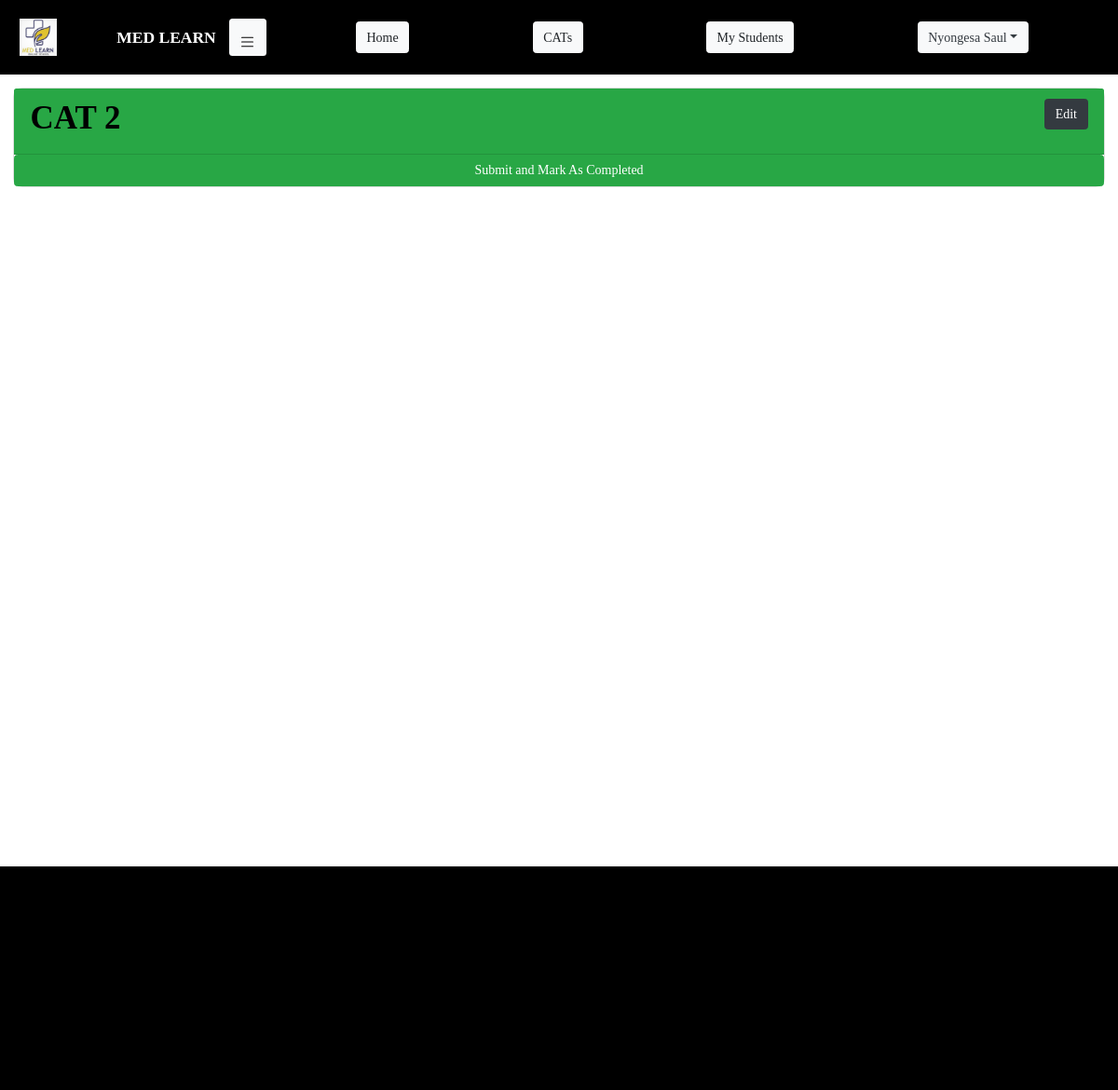
Page /Author/Cat/View/2 (signed in) on the earlier database version.
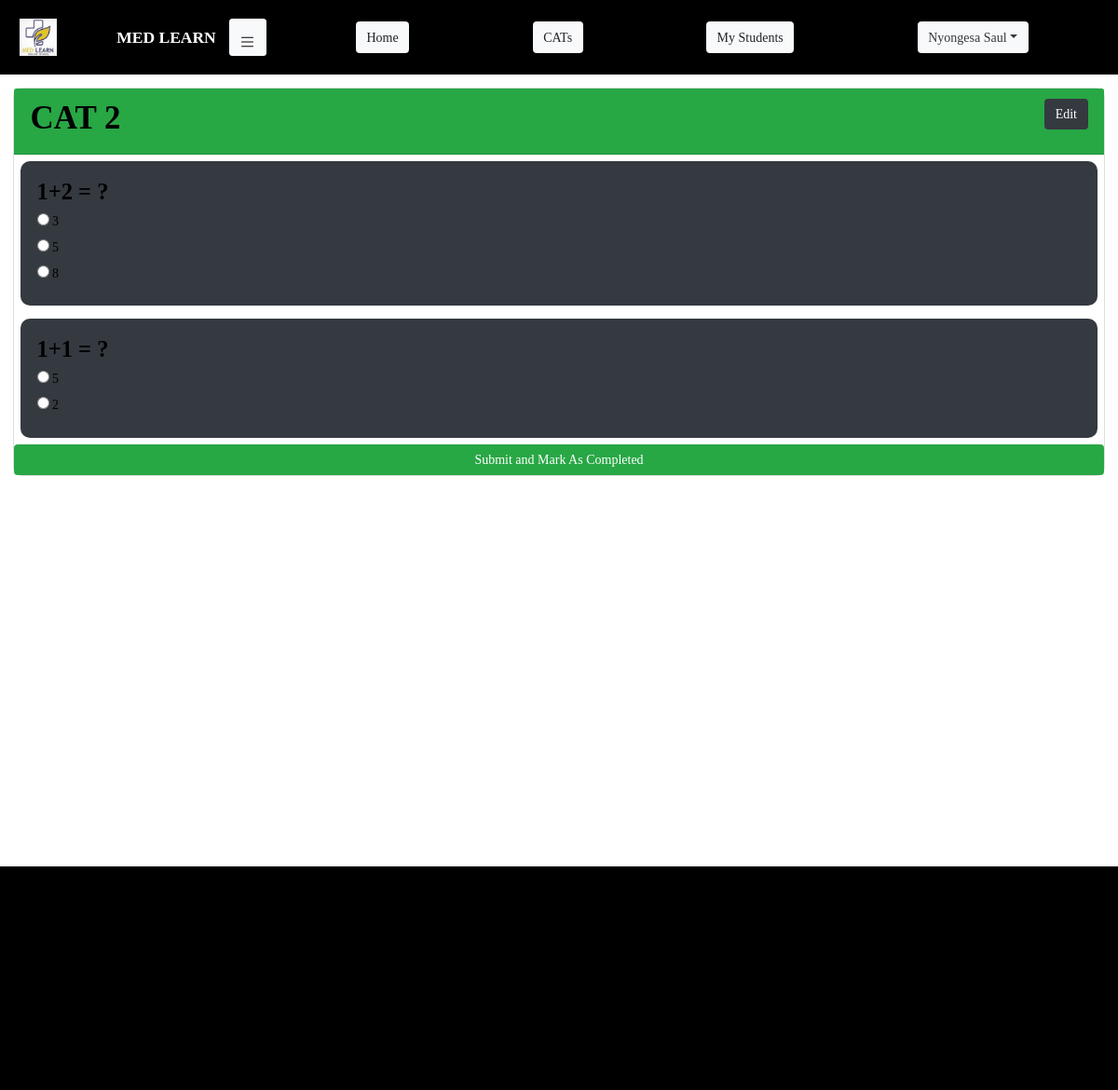
Same page on the later database version.
### student/models.py (models this page shows, shortened)
class User(AbstractUser):
    phone = models.PositiveIntegerField(null=True, unique=True)
    are_you_a_student = models.BooleanField(default=True)

class Cat(models.Model):
    cat_id = models.CharField(max_length=100, null=True, unique=True)
    user = models.ForeignKey(User, null=True, on_delete=models.CASCADE)
    name = models.CharField(max_length=255, null=True, )
    start = models.DateTimeField(null=True)
    end = models.DateTimeField(null=True)
    is_published = models.BooleanField(default=False)

class Question(models.Model):
    cat = models.ForeignKey(Cat, null=True, on_delete=models.CASCADE)
    question = models.CharField(max_length=50, null=True, )

class Answer(models.Model):
    question = models.ForeignKey(Question, null=True, on_delete=models.CASCADE)
    answer = models.CharField(max_length=50, null=True, )
    is_correct_answer = models.BooleanField(default=False)

### author/views.py (the view)
# urls.py: path('Cat/View/<pk>', views.cat_view, name='cat-view-url'),
@login_required(login_url='home-url')
def cat_view(request, pk):
    user = User.objects.get(id=request.user.id)
    if not user.are_you_a_student:
        try:
            cat = Cat.objects.get(id=pk)
            questions = Question.objects.filter(cat=cat)
            answers = Answer.objects.all()
            user_responses = Response.objects.filter(
                user=request.user,
            )
            context = {
                'cat': cat,
                'questions': questions,
                'answers': answers,
                'responses': user_responses
            }
            return render(request, 'cat/cat_view.html', context)
        except Cat.DoesNotExist:
            messages.error(request, "Cat not available")
            return redirect('cat-home-url')
    else:
        messages.error(request, "Logged in as Student!")
        return redirect('student-dashboard-url')

### templates/cat/cat_view.html (shortened to what this page needs)
{% load static %}
<!DOCTYPE html>
<html lang="en">
<head>
    <link rel="stylesheet" href="{% static 'css/global.css' %}">
    <link rel="stylesheet" href="{% static 'css/exams.css' %}">
    <link rel="stylesheet" href="{% static 'bootstrap/css/bootstrap.css' %}">
</head>
<body>
{% include 'author/header.html' %}
<section class="cat-main p-3">
    <div class="card">
        <div class="card-header bg-success">
            <h1>
                {{ cat.name }}
                <a href="{% url 'cat-edit-url' cat.id %}"
                   class="float-right btn btn-dark text-white">Edit</a>
            </h1>
        </div>
        {% for question in questions %}
            <div class="card-body bg-dark m-2">
                <h3>{{ question.question }}</h3>
                <form id="form-{{ question.id }}" class="w-100" method="post">
                    {% for answer in answers %}
                        {% if answer.question == question %}
                            <label for="answer">
                                <input
                                        type="radio"
                                        value="{{ answer.id }}"
                                        name="answer-id"
                                >
                                {{ answer.answer }}
                            </label> <br>
                        {% endif %}
                    {% endfor %}
                </form>
            </div>
        {% endfor %}
        <button class="btn btn-success">Submit and Mark As Completed</button>
    </div>
</section>
{% include 'footer.html' %}
</body>
</html>

### templates/author/header.html (shortened to what this page needs)
{% load static %}
<link rel="stylesheet" href="{% static 'css/student-nav.css' %}">
{% if request.user.is_authenticated %}
<section id="header" class="header d-flex">
    <nav id="nav-horizontal" class="nav-horizontal pl-4 row">
        <div id="nav-horizontal-logo-brand-holder" class="logo-nav-brand-holder col-sm-12 col-md-3 d-flex ">
            <img class="logo" src="{% static 'images/logo.jpg' %}" alt="" sizes="" srcset="">
            <p class="navbar-brand flex-grow-1 pr-3">MED LEARN</p>
            <button id="nav-vertical-show-toggler" class="nav-toggler btn btn-light">
                <img class="w-100" src="{% static 'images/bar.svg' %}" alt="MENU">
            </button>
        </div>
        <div class="nav-items-horizontal col-sm-12 col-md-9 d-flex">
            <ul class="list-unstyled d-flex w-100">
                <li>
                    <a class="btn btn-light" href="{% url 'author-dashboard-url' %}">Home</a>
                </li>
                <li>
                    <a class="btn btn-light" href="{% url 'cat-home-url' %}">CATs</a>
                </li>
                <li>
                    <a class="btn btn-light" href="">My Students</a>
                </li>
                <li class=" dropdown">
                    <a class="dropdown-toggle btn btn-light text-dark" role="button" data-toggle="dropdown" aria-expanded="false">{{ request.user.last_name }} {{ request.user.first_name }}</a>
                </li>
            </ul>
        </div>
    </nav>
</section>
{% endif %}

### templates/footer.html
<section class="footer">
</section>

### static/css/global.css (style rules this page uses)
* { margin: 0; padding: 0; font-family: 'Times New Roman', Times, serif; font-style: normal; font-size: 14px; }
.footer { width: 100vw; min-height: 30vh; background-color: black; margin-top: 50px; }

### static/css/exams.css (style rules this page uses)
.cat-main { height: 100vh; overflow: auto; }
.cat-main .card { width: 100%; background-color: white; color: black; border-radius: 10px; }
.cat-main .card .card-header h1 { font-weight: bolder; }
.cat-main .card .card-body { border-radius: 10px; }
.cat-main .card .card-body h3 { font-weight: bolder; }

### static/css/student-nav.css (style rules this page uses)
.header { width: 100vw; background-color: black; }
.nav-toggler { width: 40px; height: 40px; margin: auto; border: none; display: flex; }
.nav-toggler img { width: 100%; height: 100%; margin: auto; }
.header .nav-horizontal { min-height: 10vh; width: 100vw; }
.header .nav-horizontal .logo-nav-brand-holder img { width: 40px; height: 40px; margin: auto; }
.header .nav-horizontal .logo-nav-brand-holder p { text-align: right; margin: auto; color: white; font-weight: bolder; border-right: 20px; }
.header .nav-horizontal .nav-items-horizontal ul { height: 100%; }
.header .nav-horizontal .nav-items-horizontal ul li { width: fit-content; margin: auto; text-align: right; }

Differences in the rows shown:
added Question: question "1+2 = ?"
added Answer: answer "3", shown under "1+2 = ?"
added Answer: answer "5", shown under "1+2 = ?"
added Answer: answer "8", shown under "1+2 = ?"
added Question: question "1+1 = ?"
added Answer: answer "5", shown under "1+1 = ?"
added Answer: answer "2", shown under "1+1 = ?"
